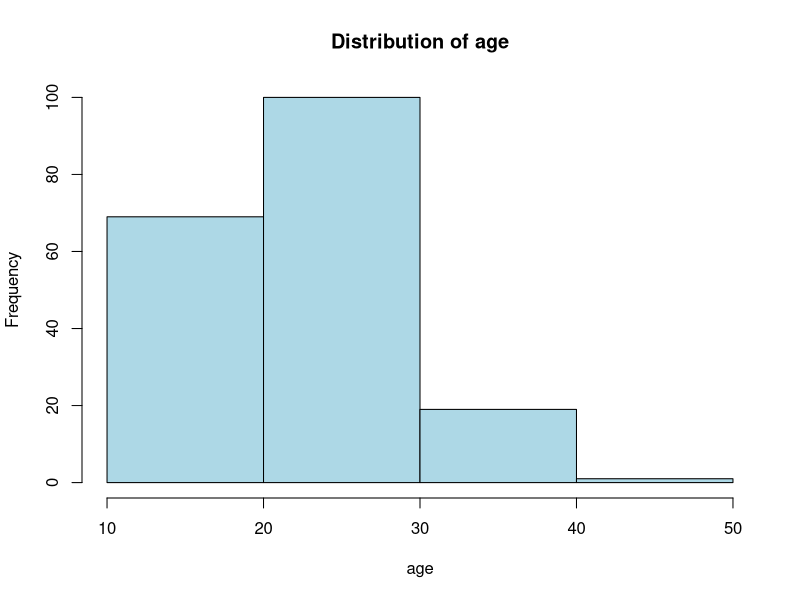
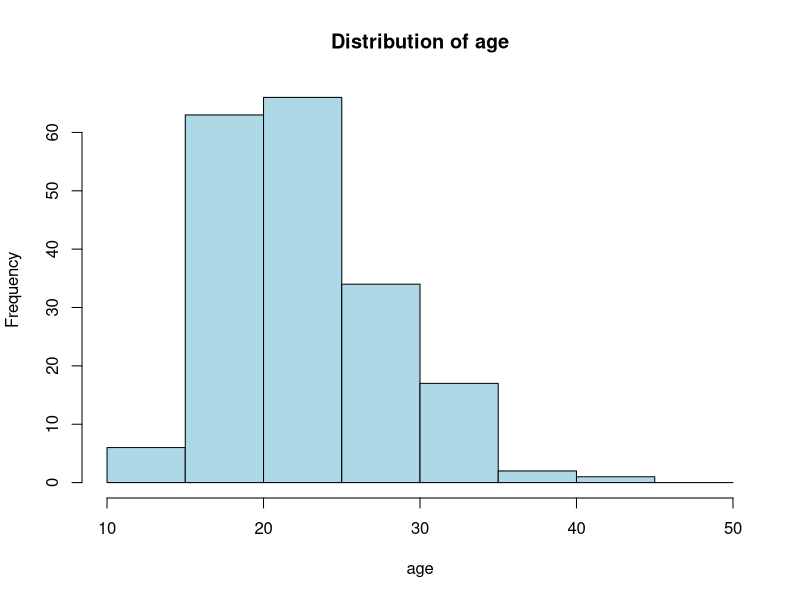
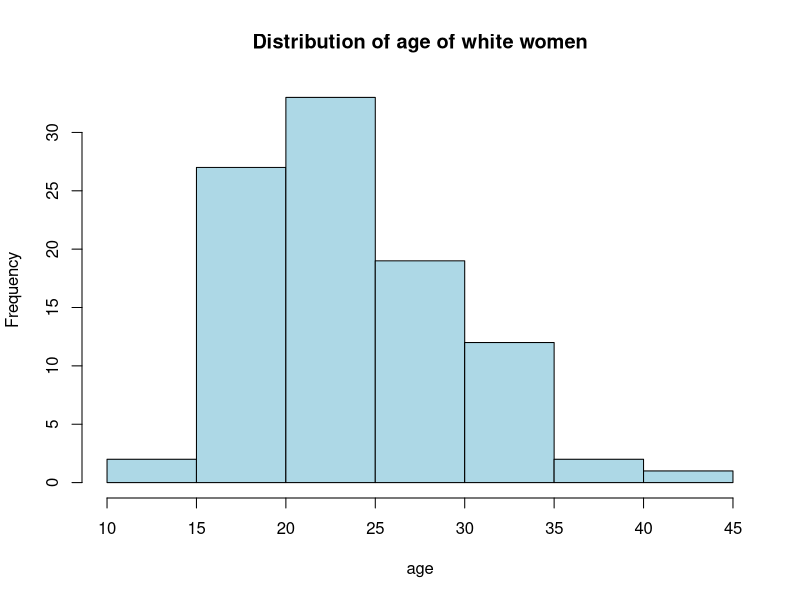
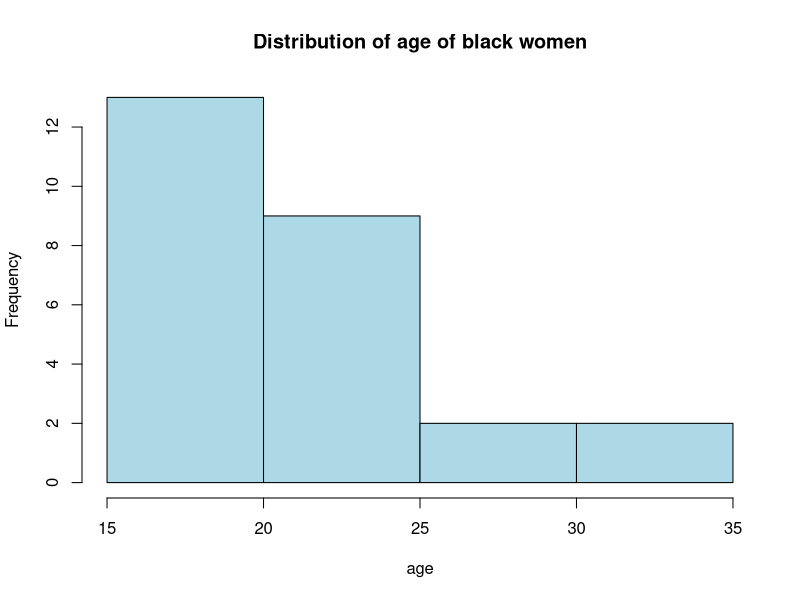
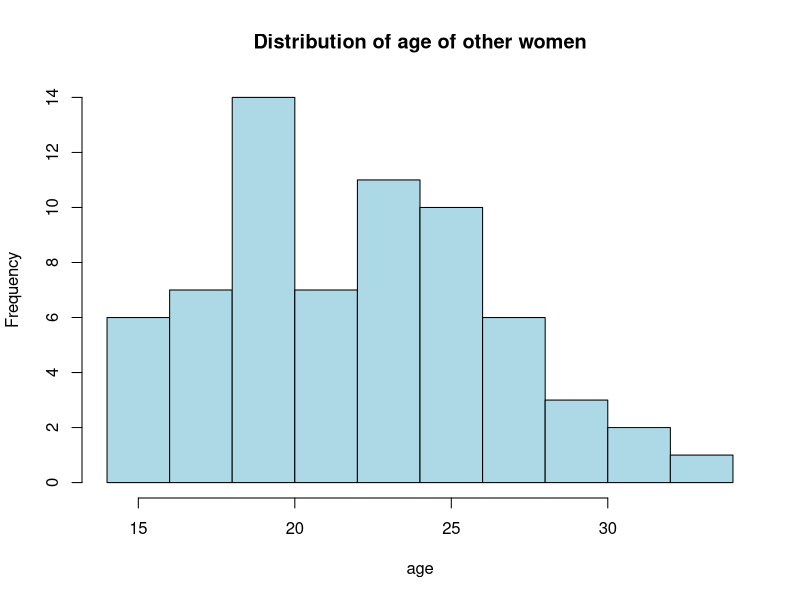
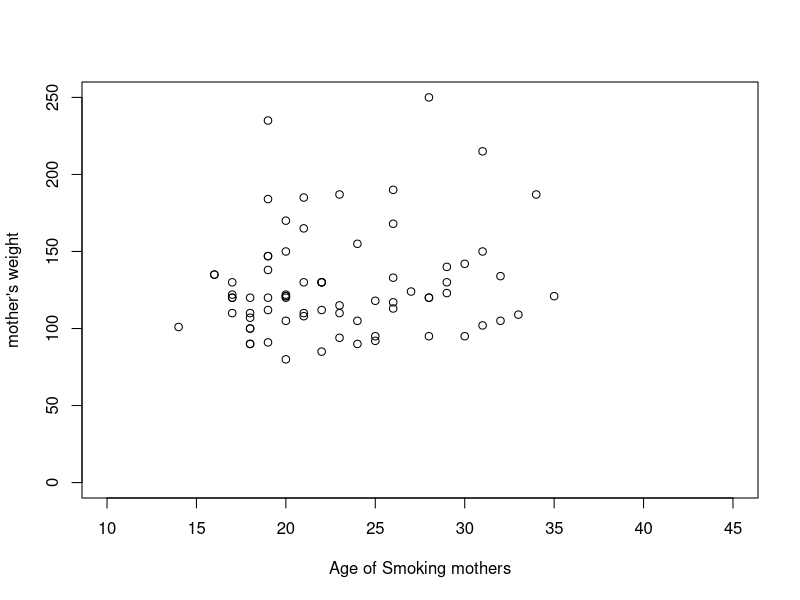
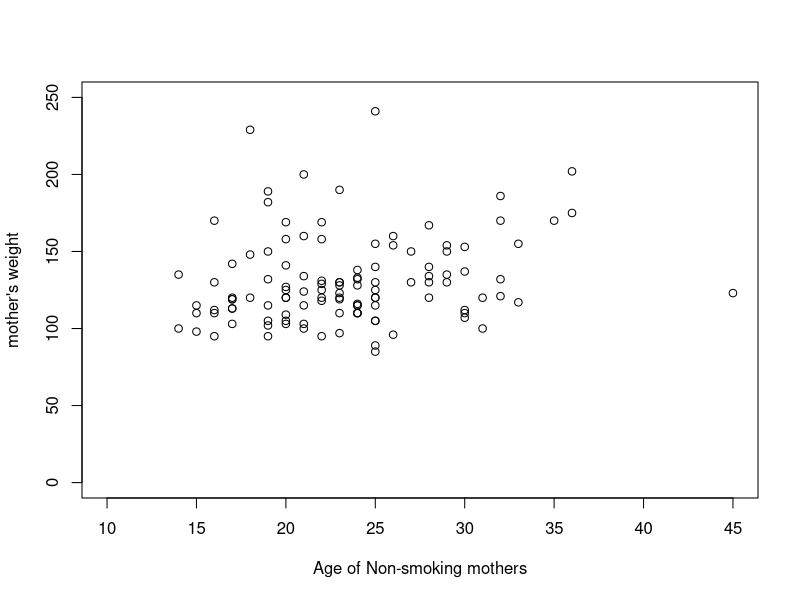
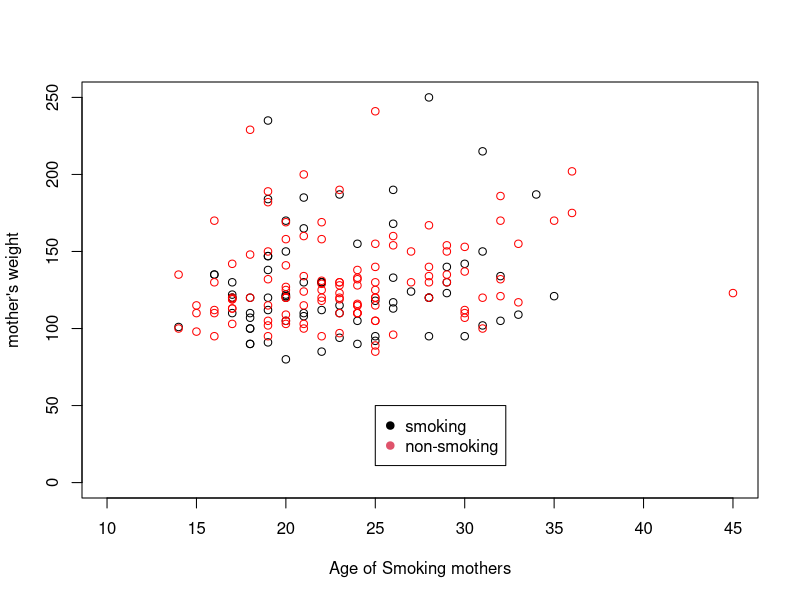

Write the R code that produced these figures, in order.
## ---- chunk 1
knitr::opts_chunk$set(eval=F, echo=F)
solution <- FALSE


## ---- chunk 2
#Color Format
colFmt = function(x,color){
  outputFormat = knitr::opts_knit$get("rmarkdown.pandoc.to")
  if(outputFormat == 'latex')
    paste("\\textcolor{",color,"}{",x,"}",sep="")
  else if(outputFormat == 'html')
    paste("<font color='",color,"'>",x,"</font>",sep="")
  else
    x
}
## ---- chunk 3
# Loading library and dataset
library(MASS)
data(birthwt)
## ---- chunk 4
#statistical units are in rows in a datasets
nrow(birthwt)
## ---- chunk 5
#variables are in columns in a datasets
ncol(birthwt)
## ---- chunk 6
#note  that you can also use dim() to directly get the dimensions of the dataset
dim(birthwt)
# useful function are also head() which shows you the first 6 rows or tail() the last 6
head(birthwt)
## ---- chunk 7
# binary : low, smoke, ht, ui,
# nominal: race
# quantitative discrete: ptl, ftv
# quantitive continous: age, lwt, bwt
## ---- chunk 8
table(birthwt$low)
mean(birthwt$age)
## ---- chunk 9
# In this sample, the number of children in the "non-low" birth weight category (coded 0) and the "low" birth weight category (coded 1) is respectively:
table(birthwt$low)
# On average, the women of this sample are aged:
mean(birthwt$age)
# 50% of the women are younger(older) than: 
median(birthwt$age)
# Women may go several times to their physician durin the first trimester.
# But the average is:
mean(birthwt$ftv)
# While the median is:
median(birthwt$ftv)
# Overall the distribution is:
table(birthwt$ftv)
## ---- chunk 10
by(birthwt$bwt, birthwt$race, mean)
## ---- chunk 11
quantile(birthwt$bwt)
# Equivalent to 
quantile(birthwt$bwt, c(0.25, 0.5, 0.75))
# If you are interested in the 80th percentile :
quantile(birthwt$bwt, c(0.8))
## ---- chunk 12
by(birthwt$bwt, birthwt$race, IQR)
## ---- chunk 13
# range of baby weights per racial group
by(birthwt$bwt, birthwt$race,range)
# variance of baby weight per racial group
by(birthwt$bwt, birthwt$race,var)
# standard variation of baby weight per racial group
by(birthwt$bwt, birthwt$race,sd)
## ---- chunk 14
## For birth weight
mean(birthwt$bwt)
sd(birthwt$bwt)
median(birthwt$bwt)
IQR(birthwt$bwt)

## For women's weight
mean(birthwt$lwt)
sd(birthwt$lwt)
median(birthwt$lwt)
IQR(birthwt$lwt)
## ---- chunk 15
hist(birthwt$age, breaks=c(10,20,30,40,50) , 
  main="Distribution of age", xlab="age", ylab="Frequency", col="lightblue")
## ---- chunk 16
hist(birthwt$age,  breaks=c(10, 15, 20, 25, 30, 35, 40, 45, 50) , 
     main="Distribution of age", xlab="age", ylab="Frequency", col="lightblue")
## ---- chunk 17
white = subset(birthwt, race==1)
hist(white$age, main="Distribution of age of white women", 
     xlab="age", ylab="Frequency", col="lightblue")
## ---- chunk 18
black = subset(birthwt, race==2)
hist(black$age, main="Distribution of age of black women", 
     xlab="age", ylab="Frequency", col="lightblue")

other = subset(birthwt, race==3)
hist(other$age, main="Distribution of age of other women", 
     xlab="age", ylab="Frequency", col="lightblue")
## ---- chunk 19
smoker = subset(birthwt, smoke==1)
nonsmoker = subset(birthwt, smoke==0)
plot(smoker$age, smoker$lwt, xlab = "Age of Smoking mothers", ylab = "mother's weight", xlim=c(10,45), ylim=c(0,250))
plot(nonsmoker$age, nonsmoker$lwt, xlab = "Age of Non-smoking mothers", ylab = "mother's weight", xlim=c(10,45), ylim=c(0,250))

## Advanced plot: every thing in the same plot
plot(smoker$age, smoker$lwt, xlab = "Age of Smoking mothers", ylab = "mother's weight", 
     xlim=c(10,45), ylim=c(0,250))
points(nonsmoker$age, nonsmoker$lwt, col="red")
legend(25, 50,c("smoking","non-smoking"), pch=19, col = 1:2)
## ---- chunk 20
boxplot(bwt ~ race, data=birthwt, main="Distribution of baby weight by racial group")
## ---- chunk 21
boxplot(bwt ~ smoke, data=birthwt, main="Distribution of baby weight by women's smoking status")
## ---- chunk 22
# If you want to compute the proportion
propRace=prop.table(table(birthwt$race))
names(propRace)=c("white", "black", "other")
## ---- chunk 23
pie(c(0.51,0.14,0.35), labels = c("white 51%", "black 14%", "others 35%"))

# If you want to compute the proportion
propRace=prop.table(table(birthwt$race))
names(propRace)=c("white", "black", "other")
## ---- chunk 24
smoke2race = table(birthwt$smoke, birthwt$race)
prop.table(smoke2race, margin=1)
## ---- chunk 25
prop.table(smoke2race, margin=2)
## ---- chunk 26
summary(birthwt$lwt)
## ---- chunk 27
# using tercile
tercile = quantile(birthwt$lwt, c(0, 0.33, 0.66, 1))
lwtgroup1 = cut(birthwt$lwt, c(80,115,132,251), right=F)

# using apriori "physiological" knowledge 
lwtgroup2 = cut(birthwt$lwt, c(80, 110, 200, 251), right=F)
## ---- chunk 28
groupTercile = table(lwtgroup1, birthwt$race)
prop.table(groupTercile, margin=2)

groupPhy = table(lwtgroup2, birthwt$race)
prop.table(groupPhy, margin=2)
## ---- chunk 29
lwt2bwt33 = table(lwtgroup1, birthwt$low)
prop.table(lwt2bwt33, margin=2)

lwt2bwtPhy = table(lwtgroup2, birthwt$low)
prop.table(lwt2bwtPhy, margin=2)
